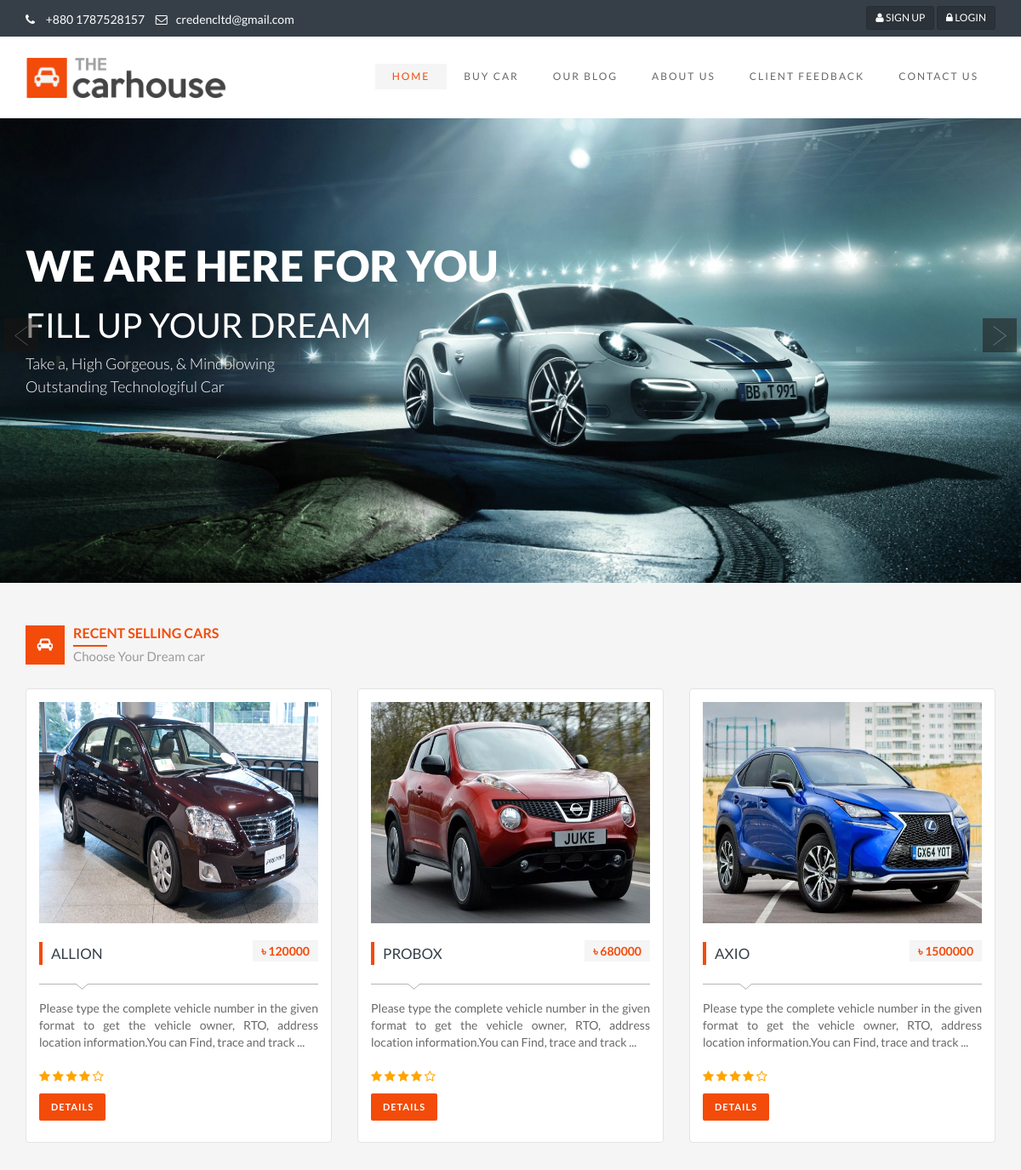
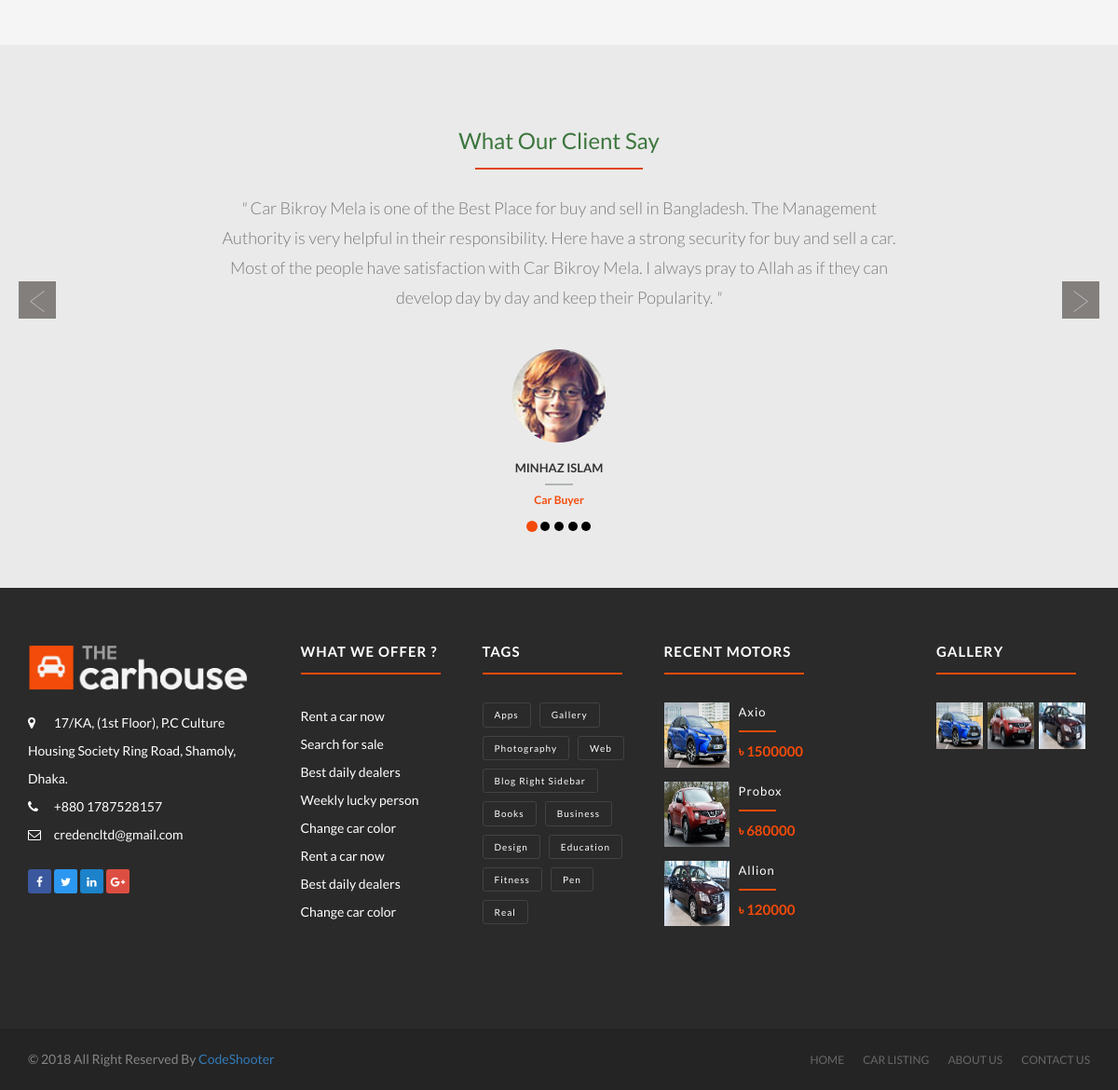
The page / on the database its author committed (2 pictures, top to bottom).
### tables this page shows
CREATE TABLE `tbl_contact_us_address` (
  `contact_address_id` int(3) NOT NULL,
  `address` text NOT NULL,
  `mobile` varchar(100) NOT NULL,
  `email` varchar(100) NOT NULL
);

CREATE TABLE `tbl_user_post` (
  `user_post_id` int(4) NOT NULL,
  `car_name` varchar(100) NOT NULL,
  `car_price` varchar(100) NOT NULL,
  `car_details` text NOT NULL,
  `car_model` varchar(100) NOT NULL,
  `car_registration` varchar(100) NOT NULL,
  `cng_status` varchar(100) NOT NULL,
  `cng_com` varchar(100) NOT NULL,
  `fuel_type` varchar(100) NOT NULL,
  `car_cc` varchar(100) NOT NULL,
  `gear` varchar(100) NOT NULL,
  `all_option` varchar(100) NOT NULL,
  `music` varchar(100) NOT NULL,
  `serial_number` varchar(100) NOT NULL,
  `engine` varchar(100) NOT NULL,
  `mileage` varchar(100) NOT NULL,
  `doors` varchar(100) NOT NULL,
  `condtion` varchar(100) NOT NULL,
  `passenger` varchar(100) NOT NULL,
  `color` varchar(100) NOT NULL,
  `others` varchar(256) NOT NULL,
  `car_image` varchar(100) NOT NULL,
  `publication_status` tinyint(1) NOT NULL
);

CREATE TABLE `tbl_client_feedback` (
  `client_feedback_id` int(3) NOT NULL,
  `client_name` varchar(100) NOT NULL,
  `client_type` varchar(100) NOT NULL,
  `feeadback_message` text NOT NULL,
  `client_image` varchar(100) NOT NULL,
  `publication_status` tinyint(1) NOT NULL
);

### index.php (the view, shortened to what the rows shown need)
<?php
    require_once ('class/userPost/userpost.php');
    $obj_userPost = new Userpost();
    $result = $obj_userPost->all_userPost_info();
    require_once('class/userPost/feedback.php');
    $obj_feedback = new Feedback();
    $feedback_result = $obj_feedback->all_clientFeedback_info();
    $user_post_result = $obj_userPost->all_userPost_info_for_footer();
    $user_post_picture = $obj_userPost->all_userPost_picture_for_footer();
    $contact_address = $obj_userPost->all_contact_address_info();
    $all_contact_address = mysqli_fetch_assoc($contact_address);
?>
<!DOCTYPE html>
<html lang="en">
<head>
    <link rel="stylesheet" type="text/css" href="mainSite/css/bootstrap.min.css">
    <link rel="stylesheet" type="text/css" href="mainSite/css/animate.min.css">
    <link rel="stylesheet" type="text/css" href="mainSite/css/slider.css">
    <link rel="stylesheet" type="text/css" href="mainSite/css/font-awesome-4.5.0/css/font-awesome.min.css">
    <link rel="stylesheet" type="text/css" href="mainSite/css/style.css">
    <link href="mainSite/css/ie10-viewport-bug-workaround.css" rel="stylesheet">
</head>
<body>
<header class="top-header hidden-xs">
    <div class="container">
        <div class="row">
            <div class="col-xs-12 col-sm-6 col-md-6 col-lg-6">
                <ul class="list-inline">
                    <li>
                        <a href="tel:+55-417-634-7071"><i class="fa fa-phone pr-5 pl-10"></i>  <?php echo $all_contact_address['mobile']?></a>
                    </li>
                    <li>
                        <a href="mailto:joymahmud271@gmail.com">
                            <i class="fa fa-envelope-o pr-5 pl-10"></i><?php echo $all_contact_address['email']?>
                        </a>
                    </li>
                </ul>
            </div>
        </div>
    </div>
</header>
<div class="banner">
    <div id="carousel-example-generic" class="carousel slide" data-ride="carousel">
        <div class="carousel-inner" role="listbox">
            <div class="item active item-1">
                <div class="container">
                    <div class="banner-slider-inner-1">
                        <h1>WE ARE HERE FOR YOU</h1>
                        <h2>Fill Up Your Dream</h2>
                    </div>
                </div>
            </div>
        </div>
    </div>
</div>
<div class="recent-car content-area">
    <div class="container">
        <div class="recent-car-content">
            <div class="row">
                <div class="col-lg-12 col-md-12 col-sm-12 col-xs-12">
                    <div class="section-heading">
                        <h2>Recent Selling cars</h2>
                    </div>
                </div>
            </div>
            <div class="row">
                <?php foreach ($result as $all_result){ ?>
                    <div class="col-lg-4 col-md-6 col-sm-6 col-xs-12">
                        <div class="thumbnail car-box">
                            <img src="mainSite/assets/image/<?php echo $all_result['car_image']?>" alt="car-image" height="700" width="700">
                            <div class="caption car-content">
                                <div class="header b-items-cars-one-info-header s-lineDownLeft">
                                    <h3>
                                        <a href="mainSite/car_details.php?id=<?php echo $all_result['user_post_id'] ?>"><?php echo $all_result['car_name']; ?></a>
                                        <span> ৳ <?php echo $all_result['car_price']?></span>
                                    </h3>
                                </div>
                                <p class="text-justify"><?php echo substr($all_result['car_details'],0,150)." ...";?></p>
                                <div class="ster-fa">
                                    <i class="fa fa-star orange-color"></i>
                                    <i class="fa fa-star orange-color"></i>
                                    <i class="fa fa-star orange-color"></i>
                                    <i class="fa fa-star orange-color"></i>
                                    <i class="fa fa-star-o orange-color"></i>
                                </div>
                                <a href="mainSite/car_details.php?id=<?php echo $all_result['user_post_id'] ?>" class="btn details-button">Details</a>
                            </div>
                        </div>
                    </div>
                <?php } ?>
            </div>
        </div>
    </div>
</div>
<div class="testimonials">
    <div class="col-lg-12">
        <div id="carouse2-example-generic" class="carousel slide" data-ride="carousel">
            <ol class="carousel-indicators">
                <?php $i =0; foreach ($feedback_result as $all_feedback_result){  if($i==0){ ?>
                <li data-target="#carouse2-example-generic" data-slide-to="<?php echo $i;?>" class="active"></li>
                <?php }else{ ?>
                <li data-target="#carouse2-example-generic" data-slide-to="<?php echo $i;?>"></li>
                <?php } $i++; }?>
            </ol>
            <div class="carousel-inner" role="listbox">
                <?php $i =0; foreach ($feedback_result as $all_feedback_result){  ?>
                    <?php if($i==0){?>
                <div class="item active">
                    <?php }else{?>
                <div class="item">
                    <?php }?>
                    <div class="container">
                        <div class="col-md-8 col-md-offset-2 testimonials-inner">
                                <h3 class="text-success">What Our Client Say</h3>
                                <div class="line-dec"></div>
                                    <p>
                                        <em>"</em>
                                        <?php echo $all_feedback_result['feeadback_message']?>
                                        <em>"</em>
                                    </p>
                                    <div class="author-rate">
                                        <img src="mainSite/<?php echo $all_feedback_result['client_image']?>" alt="client_feedback_image">
                                        <h4><?php echo $all_feedback_result['client_name']?></h4>
                                        <div class="line-dec2"></div>
                                        <span><?php echo $all_feedback_result['client_type']?></span>
                                    </div>
                        </div>
                    </div>
                </div>
                <?php $i++; } ?>
            </div>
        </div>
    </div>
</div>
<footer class="main-footer">
    <div class="container">
        <div class="row">
            <div class="col-lg-3 col-md-3 col-sm-6 col-xs-12 footer-item">
                <div class="footer-item-content">
                    <br><br>
                    <ul>
                        <li>
                            <a href="#">
                                <i class="fa fa-map-marker"></i>
                                <?php echo $all_contact_address['address']?>
                            </a>
                        </li>
                        <li>
                            <a href="<?php echo $all_contact_address['mobile']?>"><i class="fa fa-phone"></i>  <?php echo $all_contact_address['mobile']?></a>
                        </li>
                        <li>
                            <a href="mailto:info@themevessel.com">
                                <i class="fa fa-envelope-o "></i> <?php echo $all_contact_address['email']?>
                            </a>
                        </li>
                    </ul>
                </div>
            </div>
            <div class="col-lg-2 col-md-2 col-sm-6 col-xs-12 footer-item">
                <div class="footer-item-content">
                    <h2>What we offer ?</h2>
                </div>
            </div>
            <div class="col-lg-2 col-md-2 col-sm-6 col-xs-12 footer-item">
                <div class="footer-item-content">
                    <h2>tags</h2>
                </div>
            </div>
            <div class="col-lg-3 col-md-3 col-sm-6 col-xs-12 footer-item">
                <div class="footer-item-content">
                    <h2>Recent motors</h2>
                        <?php foreach ($user_post_result as $all_user_post_result){ ?>
                            <div class="media">
                                <div class="media-left">
                                    <a href="mainSite/car_details.php?id=<?php echo $all_user_post_result['user_post_id'] ?>">
                                        <img class="media-object" src="mainSite/assets/image/<?php echo $all_user_post_result['car_image']?>" alt="car-image">
                                    </a>
                                </div>
                                <div class="media-body">
                                    <a href="mainSite/car_details.php?id=<?php echo $all_user_post_result['user_post_id'] ?>"><?php echo $all_user_post_result['car_name']?></a>
                                    <div class="line-dec-o"></div>
                                    <span>৳ <?php echo $all_user_post_result['car_price']?></span>
                                </div>
                            </div>
                        <?php } ?>
                </div>
            </div>
            <div class="col-lg-2 col-md-2 col-sm-6 col-xs-12 footer-item ">
                <div class="footer-item-content">
                    <h2>Gallery</h2>
                        <?php foreach ($user_post_picture as $all_user_post_picture){ ?>
                        <div class="gallery-item">
                            <a href="#"><img src="mainSite/assets/image/<?php echo $all_user_post_picture['car_image']?>" alt="car-img"></a>
                        </div>
                        <?php } ?>
                </div>
            </div>
        </div>
    </div>
</footer>
</body>
</html>

### rows shown on the page
tbl_contact_us_address: mobile "+880 1787528157", email "credencltd@gmail.com", address "17/KA, (1st Floor), P.C Culture Housing Society Ring Road, Shamoly, Dhaka."
tbl_user_post: car_image (picture), car_name "ALLION", car_price "120000", car_details "Please type the complete vehicle number in the given format to get the vehicle owner, RTO, address location information.You can Find, trace and track", car_name "Allion"
tbl_user_post: car_image (picture), car_name "PROBOX", car_price "680000", car_details "Please type the complete vehicle number in the given format to get the vehicle owner, RTO, address location information.You can Find, trace and track", car_name "Probox"
tbl_user_post: car_image (picture), car_name "AXIO", car_price "1500000", car_details "Please type the complete vehicle number in the given format to get the vehicle owner, RTO, address location information.You can Find, trace and track", car_name "Axio"
tbl_client_feedback: feeadback_message "Car Bikroy Mela is one of the Best Place for buy and sell in Bangladesh. The Management Authority is very helpful in their responsibility. Here have a strong security for buy and sell a car. Most of the people have satisfaction with Car Bikroy Mela. I always pray to Allah as if they can develop day by day and keep their Popularity.", client_image (picture), client_name "MINHAZ ISLAM", client_type "Car Buyer"
